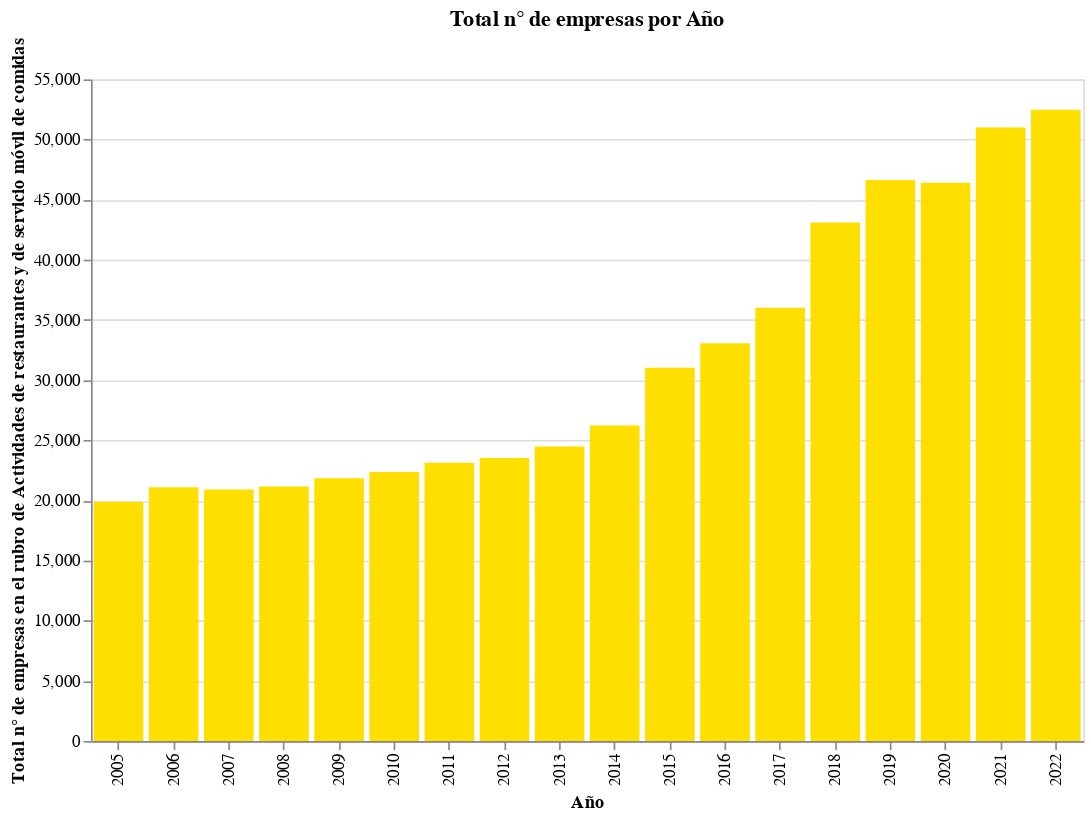

Notebook code cell kept with this figure:
### Code cell
# Importar bibliotecas necesarias
import pandas as pd
import altair as alt

# Cargar el archivo CSV con el delimitador correcto (en este caso, ';')
data = pd.read_csv('/content/drive/MyDrive/Colab Notebooks/tablalimpiaaa.csv', encoding='latin-1', sep=';')

# Imprimir las columnas del DataFrame para verificar los nombres
print(data.columns)

# Limpiar los nombres de las columnas, eliminando posibles espacios extra
data.columns = data.columns.str.strip()

# Verificar nuevamente las columnas después de limpiar los nombres
print(data.columns)

# Asegúrate de que los nombres de las columnas en 'columnas_relevantes' coincidan exactamente con los nombres en el DataFrame
# Ajusta los nombres en 'columnas_relevantes' si es necesario
columnas_relevantes = ['Año', 'Total n° de empresas']

# Seleccionar las columnas relevantes
datos_filtrados = data[columnas_relevantes].dropna()

# Crear un gráfico de barras para visualizar las Ventas Anuales por Cadena
chart = alt.Chart(datos_filtrados).mark_bar(color='#ffdf00').encode(
    x=alt.X('Año:O', sort='ascending', title='Año'),
    y=alt.Y('Total n° de empresas:Q', title='Total n° de empresas en el rubro de Actividades de restaurantes y de servicio móvil de comidas'),
    tooltip=['Año', 'Total n° de empresas']
).properties(
    title='Total n° de empresas por Año',
    width=600,
    height=400
    )

chart

### Figure 1 — Vega-Lite specification as saved in the notebook (floating-point values rounded to 4 significant figures)
{"config": {"view": {"continuousWidth": 400, "continuousHeight": 300}}, "data": {"name": "data-edcf3485432e31a74be62c15bb7e9db3"}, "mark": {"type": "bar", "color": "#ffdf00"}, "encoding": {"tooltip": [{"field": "Año", "type": "quantitative"}, {"field": "Total n° de empresas", "type": "quantitative"}], "x": {"field": "Año", "sort": "ascending", "title": "Año", "type": "ordinal"}, "y": {"field": "Total n° de empresas", "title": "Total n° de empresas en el rubro de Actividades de restaurantes y de servicio móvil de comidas", "type": "quantitative"}}, "height": 400, "title": "Total n° de empresas por Año", "width": 600, "$schema": "https://vega.github.io/schema/vega-lite/v4.17.0.json", "datasets": {"data-edcf3485432e31a74be62c15bb7e9db3": [{"Año": 2005, "Total n° de empresas": 19898}, {"Año": 2006, "Total n° de empresas": 21102}, {"Año": 2007, "Total n° de empresas": 20903}, {"Año": 2008, "Total n° de empresas": 21166}, {"Año": 2009, "Total n° de empresas": 21852}, {"Año": 2010, "Total n° de empresas": 22360}, {"Año": 2011, "Total n° de empresas": 23123}, {"Año": 2012, "Total n° de empresas": 23522}, {"Año": 2013, "Total n° de empresas": 24479}, {"Año": 2014, "Total n° de empresas": 26222}, {"Año": 2015, "Total n° de empresas": 31037}, {"Año": 2016, "Total n° de empresas": 33056}, {"Año": 2017, "Total n° de empresas": 36011}, {"Año": 2018, "Total n° de empresas": 43096}, {"Año": 2019, "Total n° de empresas": 46632}, {"Año": 2020, "Total n° de empresas": 46407}, {"Año": 2021, "Total n° de empresas": 51002}, {"Año": 2022, "Total n° de empresas": 52474}]}}
